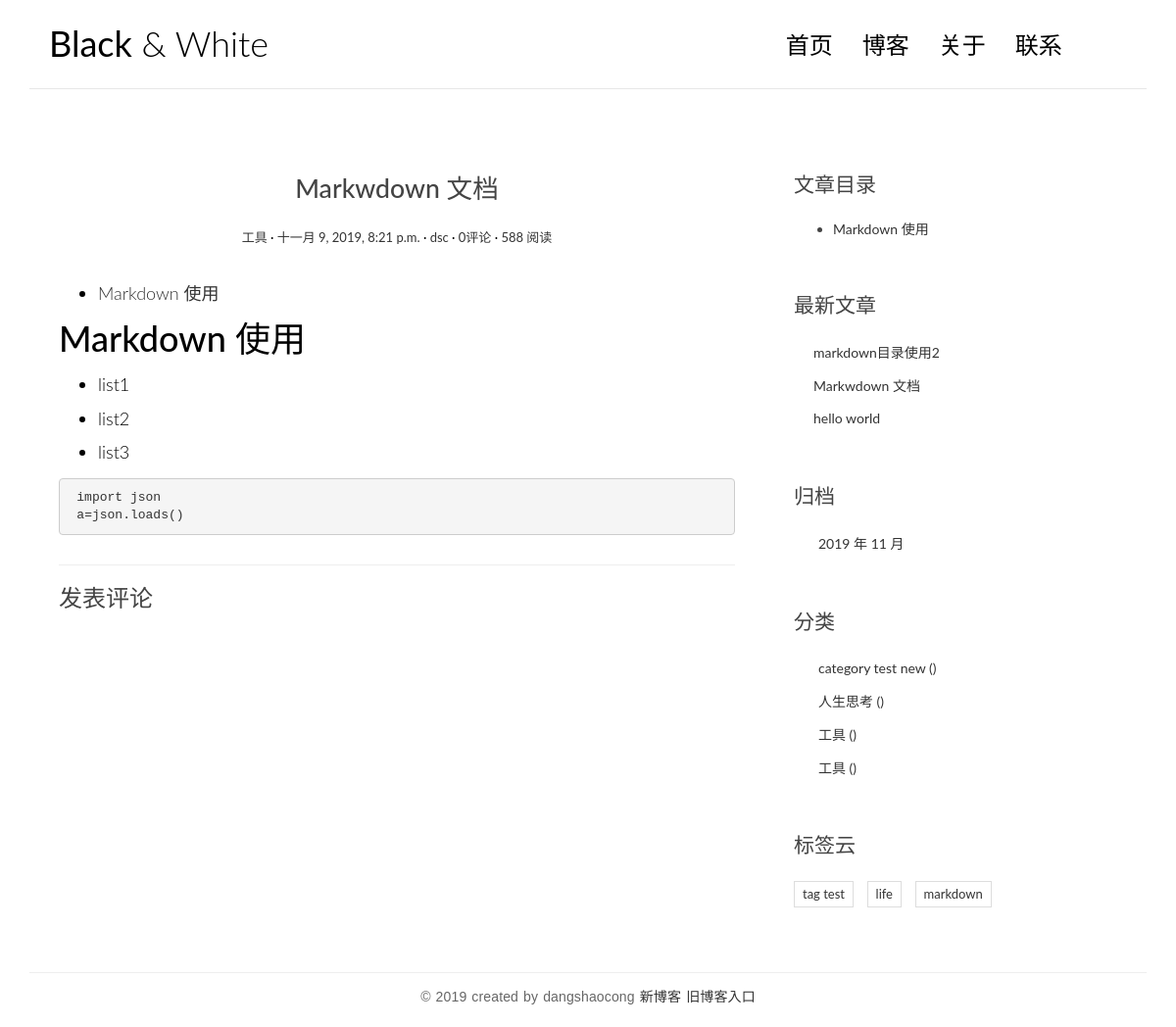
Page /posts/3/ on the earlier database version.
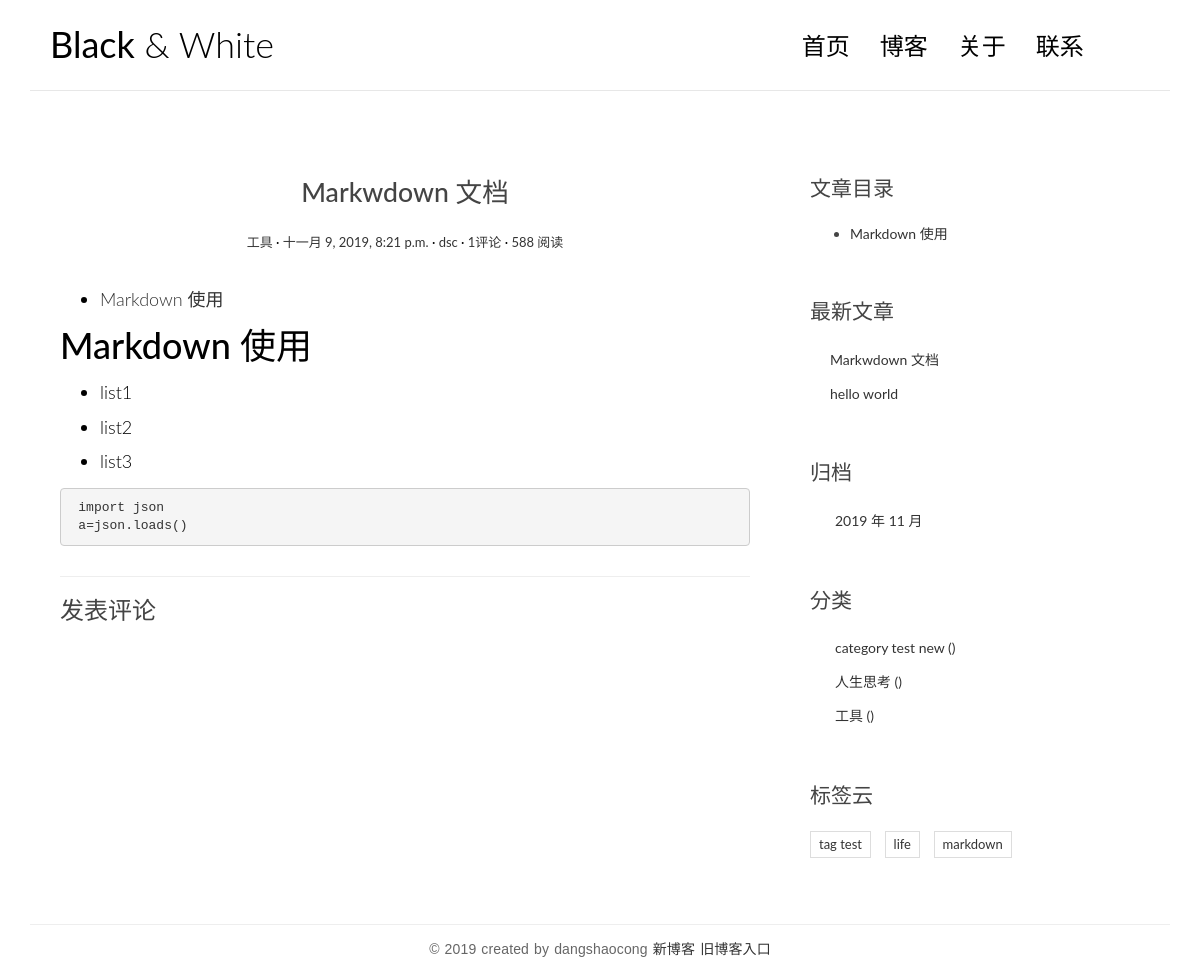
Same page on the later database version.
### blog/models.py (models this page shows, shortened)
class Article(models.Model):
    title = models.CharField('标题', max_length=70)
    body = models.TextField('正文')
    created_time = models.DateTimeField('创建时间', default=timezone.now)
    modified_time = models.DateTimeField('修改时间')
    excerpt = models.CharField('摘要', max_length=200, blank=True)
    category = models.ForeignKey(
        Category,
        verbose_name='分类',
        on_delete=models.CASCADE)
    tags = models.ManyToManyField(Tag, verbose_name='标签', blank=True)
    author = models.ForeignKey(
        User,
        verbose_name='作者',
        on_delete=models.CASCADE)
    class Meta:
        verbose_name = '文章'
        verbose_name_plural = verbose_name
        ordering = ['-created_time']
    def get_absolute_url(self):
        return reverse('blog:detail', kwargs={'pk': self.pk})

class Category(models.Model):
    name = models.CharField(max_length=100)
    class Meta:
        verbose_name = '分类'
        verbose_name_plural = verbose_name

class Tag(models.Model):
    name = models.CharField(max_length=100)
    class Meta:
        verbose_name = '标签'
        verbose_name_plural = verbose_name

### blog/views.py (the view)
# urls.py: path('posts/<int:pk>/', views.detail, name='detail'),
def detail(request, pk):
    post = get_object_or_404(Article, pk=pk)
    md = markdown.Markdown(
        extensions=[
            'markdown.extensions.extra',
            'markdown.extensions.codehilite',
            'markdown.extensions.toc',
            TocExtension(slugify=slugify),
        ])
    post.body = md.convert(post.body)
    m = re.search(r'<div class="toc">\s*<ul>(.*)</ul>\s*</div>', md.toc, re.S)
    post.toc = m.group(1) if m is not None else ''
    return render(request, 'blog/detail.html', context={'post': post})

### blog/templatetags/blog_extras.py (called while the page is built)
@register.inclusion_tag('blog/inclusions/_recent_posts.html', takes_context=True)
def show_recent_posts(context, num=5):
    return {
        'recent_post_list': Article.objects.all().order_by('-created_time')[:num],
    }

@register.inclusion_tag('blog/inclusions/_archives.html', takes_context=True)
def show_archives(context):
    return {
        'date_list': Article.objects.dates('created_time','month',order='DESC'),
    }

@register.inclusion_tag('blog/inclusions/_categories.html', takes_context=True)
def show_categories(context):
    return {
        'category_list': Category.objects.all(),
    }

@register.inclusion_tag('blog/inclusions/_tags.html', takes_context=True)
def show_tags(context):
    return {
        'tag_list': Tag.objects.all(),
    }

### templates/blog/detail.html (shortened to what this page needs)
{% extends 'base.html' %}
{% load comments_extras %}
{% block main %}
    <article class="post post-{{ post.pk }}">
                    <header class="entry-header">
                        <h1 class="entry-title">{{ post.title }}</h1>
                        <div class="entry-meta">
                            <span class="post-category"><a href="#">{{ post.category.name }}</a></span>
                            <span class="post-date"><a href="#"><time class="entry-date"
                                                                      datetime="{{ post.created_time }}">{{ post.created_time }}</time></a></span>
                            <span class="post-author"><a href="#">{{ post.author }}</a></span>
                            <span class="comments-link"><a href="#comment-area">{{ post.comment_set.count }}评论</a></span>
                            <span class="views-count"><a href="#">588 阅读</a></span>
                        </div>
                    </header>
                    <div class="entry-content clearfix">
                      {{ post.body|safe }}
                    </div>
    </article>
    <section class="comment-area" id="comment-area">
                    <hr>
                    <h3>发表评论</h3>
    </section>
{% endblock main %}
{% block toc %}
  {% if post.toc %}
    <div class="widget widget-content">
      <h3 class="widget-title">文章目录</h3>
      <div class="toc">
        <ul>
          {{ post.toc|safe }}
        </ul>
      </div>
    </div>
  {% endif %}
{% endblock toc %}

### templates/blog/inclusions/_recent_posts.html
<div class="widget widget-recent-posts">
  <h3 class="widget-title">最新文章</h3>
  <ul>
    {% for post in recent_post_list %}
      <li>
        <a href="{{ post.get_absolute_url }}">{{ post.title }}</a>
      </li>
    {% empty %}
      暂无文章！
    {% endfor %}
  </ul>
</div>

### templates/blog/inclusions/_categories.html
<div class="widget widget-category">
  <h3 class="widget-title">分类</h3>
  <ul>
    {% for category in category_list %}
      <li>
        <a href="{% url 'blog:category' category.pk %}">{{ category.name }} <span class="post-count">()</span></a>
      </li>
    {% empty %}
      暂无分类！
    {% endfor %}
  </ul>
</div>

### templates/blog/inclusions/_tags.html
<div class="widget widget-tag-cloud">
  <h3 class="widget-title">标签云</h3>
  <ul>
    {% for tag in tag_list %}
      <li>
        <a href="{% url 'blog:tag' tag.pk %}">{{ tag.name }}</a>
      </li>
    {% empty %}
      暂无标签！
    {% endfor %}
  </ul>
</div>

Differences in the rows shown:
removed Article: title "markdown目录使用2"
removed Category: name "工具"
computed for Article "Markwdown 文档": comment_set.count "0" → "1"
